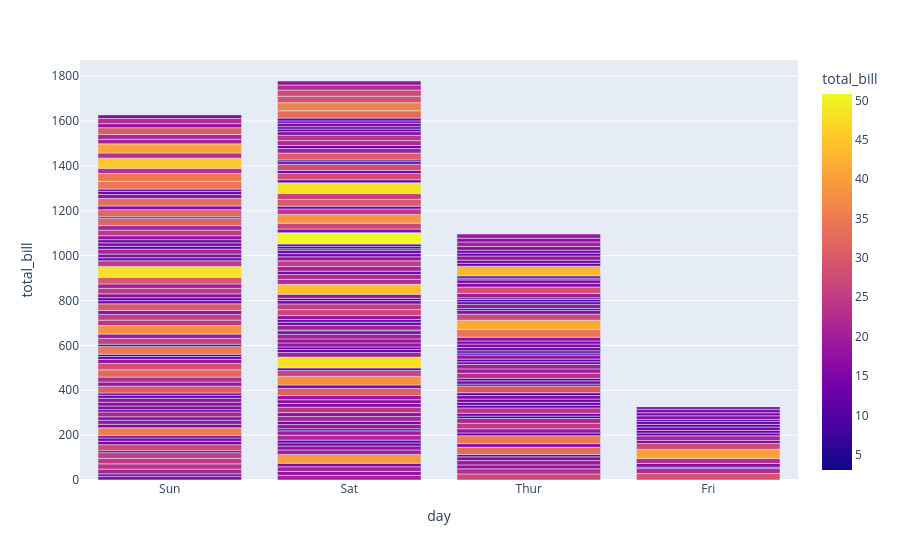

The notebook cell saved with this chart:
### Markdown cell above
### *Bar Chart*

### Code cell
import plotly.express as px

df = px.data.tips() #tips dataset

fig = px.bar(df,x="day",y="total_bill",color="total_bill") #Bar Chart

fig.show()

### Figure 1 — Plotly figure (JSON) as saved in the notebook; plotly's stock layout.template omitted (floating-point values rounded to 4 significant figures; data arrays with more than 128 entries replaced by an {"elided": "..."} marker saying what was removed)
{"data": [{"hovertemplate": "day=%{x}<br>total_bill=%{marker.color}<extra></extra>", "legendgroup": "", "marker": {"color": {"elided": "244 float values"}, "coloraxis": "coloraxis", "pattern": {"shape": ""}}, "name": "", "orientation": "v", "showlegend": false, "textposition": "auto", "type": "bar", "x": {"elided": "244 str values"}, "xaxis": "x", "y": {"elided": "244 float values"}, "yaxis": "y"}], "layout": {"barmode": "relative", "coloraxis": {"colorbar": {"title": {"text": "total_bill"}}, "colorscale": [[0, "#0d0887"], [0.1111, "#46039f"], [0.2222, "#7201a8"], [0.3333, "#9c179e"], [0.4444, "#bd3786"], [0.5556, "#d8576b"], [0.6667, "#ed7953"], [0.7778, "#fb9f3a"], [0.8889, "#fdca26"], [1, "#f0f921"]]}, "legend": {"tracegroupgap": 0}, "margin": {"t": 60}, "xaxis": {"anchor": "y", "domain": [0, 1], "title": {"text": "day"}}, "yaxis": {"anchor": "x", "domain": [0, 1], "title": {"text": "total_bill"}}}}
